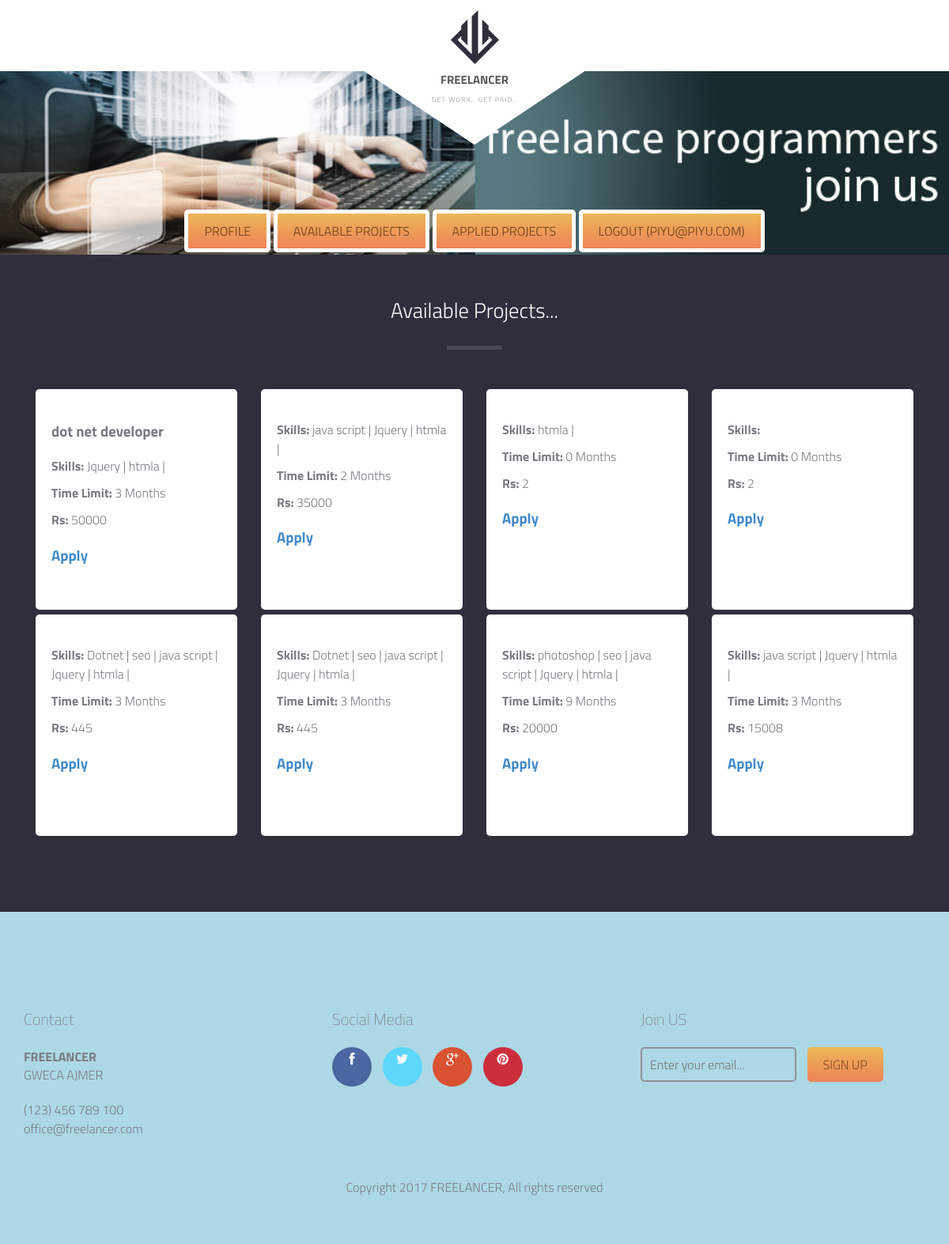
The app's page /freelancer_availableprojectlist.php (signed in) with its own data.
### tables this page shows
CREATE TABLE IF NOT EXISTS `project` (
  `id` int(11) NOT NULL AUTO_INCREMENT,
  `employer` int(11) NOT NULL,
  `description` text NOT NULL,
  `skills` varchar(500) NOT NULL,
  `budget` int(11) NOT NULL,
  `time` int(11) NOT NULL,
  `submission` date NOT NULL,
  `active` int(11) NOT NULL,
  `qualification` varchar(500) NOT NULL,
  `experience` varchar(500) NOT NULL,
  `title` varchar(100) NOT NULL,
  `selected_freelancer` bigint(20) NOT NULL DEFAULT '0',
  `payment_done` int(11) NOT NULL DEFAULT '0',
  PRIMARY KEY (`id`)
);

CREATE TABLE IF NOT EXISTS `skill_table` (
  `id` int(11) NOT NULL AUTO_INCREMENT,
  `skill` varchar(500) NOT NULL,
  `active` varchar(500) NOT NULL,
  PRIMARY KEY (`id`)
);

### freelancer_availableprojectlist.php (the view, shortened to what this page needs)
<?php
	$con=mysqli_connect("127.0.0.1:3307","pma","","freelancer");
	$q="Select project.*,employer.name employername from project join employer on employer.sr_no=project.employer where selected_freelancer=0 order by id desc" ;
	$res=mysqli_query($con,$q);
?>
<!DOCTYPE html>
<html lang="en">
	<head>
		<link href="fonts/font-awesome.min.css" rel="stylesheet" type="text/css">
		<link href="assets/css/bootstrap.css" rel="stylesheet" />
    <link href="assets/js/dataTables/dataTables.bootstrap.css" rel="stylesheet" />
    <link href="assets/css/font-awesome.css" rel="stylesheet" />
		<link rel="stylesheet" href="style.css">
	</head>
	<body class="homepage">
		<div id="site-content">
			<header class="site-header">
				<div class="container">
					<div id="branding">
						<img src="images/logo.png" alt="" class="logo">
						<h1 class="site-title"><a href="index.php">FREELANCER</a></h1>
						<small class="site-description">GET WORK.. GET PAID..</small>
					</div>
				</div>
			</header>
			<main class="main-content">
				<div class="hero">
					<div class="featured-image" data-bg-image="dummy/home.jpg" style="background-image: url(&quot;dummy/home.jpg&quot;);">
						<a href="freelancer_profile.php" class="button">Profile</a>
						<a href="freelancer_availableprojectlist.php" class="button">Available Projects</a>
						<a href="freelancer_appliedprojectlist.php" class="button">Applied Projects</a>
						<a href="freelancer_logout.php" class="button">Logout (<?php echo $_SESSION['freelancer_username']; ?>)</a>
					</div>
				</div>
				<div class="fullwidth-block" data-bg-color="#2f2e3c">
					<div class="container">
						<header bg-dark>
							<h2 class="section-title">Available Projects...</h2>
						</header>
						<div class="posts-list">
						<?php
							while($row=mysqli_fetch_array($res))
							{
								?>
							<div class="post">
								<div class="post-content">
									<h3><?php echo $row['title']; ?></h3>
									<p ><strong>Skills:</strong>
									<?php
									$skill_ar = explode(',',$row['skills']);
								$q='Select * from skill_table where active="1" order by id desc';
					   $res1=mysqli_query($con,$q);
					   while($r = mysqli_fetch_array($res1))
					   {
						   $checkskillmatch=0;
						   foreach($skill_ar as $singleSkill)
							{
							   if($singleSkill==$r['id'])
								{
								   $checkskillmatch=1;
								   break;
								}
							}
						   if($checkskillmatch==1)
						   {
							   echo $r['skill']." | ";
						   }
						}
					  ?>
									</p>
									<p><strong>Time Limit:</strong> <?php echo $row['time']; ?> Months<br></p>
									<p><strong>Rs:</strong> <?php echo $row['budget']; ?><br></p>
									<h3><a href="freelancer_applyproject.php?id=<?php echo $row['id']; ?>">Apply</a></h3>
								</div>
							</div>
							<?php
							}
							?>
						</div>
					</div>
				</div>
			</main>
			<footer class="site-footer">
				<div class="container">
					<div class="row">
						<div class="col-md-4">
							<div class="widget">
								<h3 class="widget-title">Contact</h3>
								<strong>FREELANCER</strong>
								<address>GWECA AJMER</address>
								<a href="tel:1234567890">(123) 456 789 100</a> <br>
								<a href="mailto:office@freelancer.com">office@freelancer.com</a>
							</div>
						</div>
						<div class="col-md-4">
							<div class="widget">
								<h3 class="widget-title">Social Media</h3>
								<div class="social-links">
									<a href="#" class="facebook"><i class="fa fa-facebook"></i></a>
									<a href="#" class="twitter"><i class="fa fa-twitter"></i></a>
									<a href="#" class="google-plus"><i class="fa fa-google-plus"></i></a>
									<a href="#" class="pinterest"><i class="fa fa-pinterest"></i></a>
								</div>
							</div>
						</div>
						<div class="col-md-4">
							<div class="widget">
								<h3 class="widget-title">Join US</h3>
								<form action="#" class="subscribe">
									<input type="email" placeholder="Enter your email...">
									<input type="submit" value="sign up">
								</form>
							</div>
						</div>
					</div>
					<div class="copy">
						<p>Copyright 2017 FREELANCER,  All rights reserved</p>
					</div>
				</div>
			</footer>
		</div>
	</body>
</html>

### records on screen
project: title "dot net developer", time "3", budget "50000"
skill_table: skill "Jquery"
skill_table: skill "htmla"
project: time "2", budget "35000"
skill_table: skill "java script"
project: time "0", budget "2"
project: time "0", budget "2"
project: time "3", budget "445"
skill_table: skill "Dotnet"
skill_table: skill "seo"
project: time "3", budget "445"
project: time "9", budget "20000"
skill_table: skill "photoshop"
project: time "3", budget "15008"

### other values on screen
$_SESSION['freelancer_username'] "PIYU@PIYU.COM"
